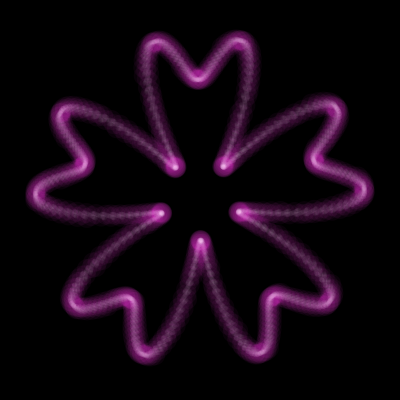
Frame 1 (no input)
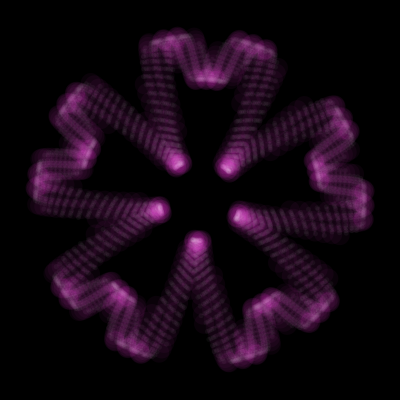
Frame 2 (the mouse pressed at the canvas centre, redrawn once)

The Processing sketch that drew these frames (run headless with seeded random() and noise(); the mouse was pressed at the canvas centre and the sketch redrawn once):

// Processing sketch: sketch_131222a
// ── sketch_131222a.pde
int num = 5000;
float x, y;
float a, b;
float r1 = 0;
float t1 = 0.2;
float r2 = 0;
float t2 = 1.0;
float h2 = 0.5;
int curve_r = 80;
int dot_r = 10;

void setup (){
  size(400,400);
  colorMode(HSB, 360, 100, 100);
  background (0);
  smooth();
  noStroke();
  noLoop();
}
/* 
http://blog.livedoor.jp/reona396/archives/54660457.html
writing super rose curve.
*/

void draw() {
  background(0);
  pushMatrix();
  translate(width/2, height/2);
  rotate(radians(-90));
  
  for(int i = 0;i < num; i++){
    b = (sin(r2) + cos(r2 * 2)) /2;
    a = b + h2 + 1;
    x = curve_r * a * sin(r1);
    y = curve_r * a * cos(r1);
    r1 += t1;
    r2 += t2;
    
    if(i % 5 == 0){
      dot_r = 20;
      fill(310, 80, 100, 10);
    }
    else{
      dot_r = 5;
      fill(360, 10);
    }
    ellipse(x, y, dot_r, dot_r);
  }
  popMatrix();
}
